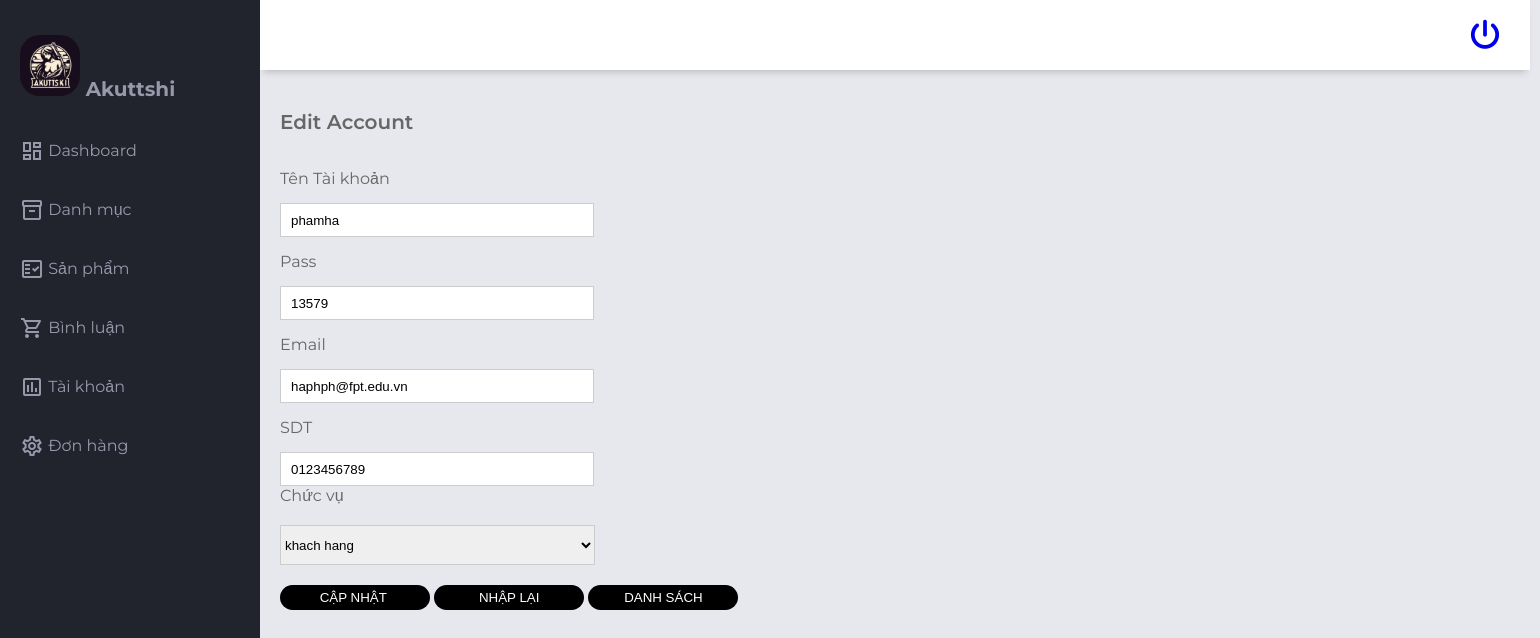
Screenshot of /Admin/index.php?act=suatk&iduser=7 with the database file from the repository.
### tables this page shows
CREATE TABLE `khachhang` (
  `id` int(11) NOT NULL,
  `username` varchar(255) NOT NULL,
  `pass` varchar(255) NOT NULL,
  `email` varchar(255) NOT NULL,
  `sdt` varchar(255) DEFAULT NULL,
  `role` int(11) DEFAULT NULL
);

CREATE TABLE `role` (
  `role_id` int(11) NOT NULL,
  `name` varchar(255) NOT NULL
);

### model/pdo.php (called while the page is built, shortened)
<?php
function pdo_get_connection(){
    $servername = "localhost";
    $username = "root";
    $password = "";
    try {
        $conn = new PDO("mysql:host=$servername;dbname=duan1_nhom3", $username, $password);
        $conn->setAttribute(PDO::ATTR_ERRMODE, PDO::ERRMODE_EXCEPTION);
        return $conn;
    } catch(PDOException $e) {
        echo "Connection failed: " . $e->getMessage();
    }
}
function pdo_query($sql){
    $sql_args=array_slice(func_get_args(),1);
    try{
        $conn=pdo_get_connection();
        $stmt=$conn->prepare($sql);
        $stmt->execute($sql_args);
        $rows=$stmt->fetchAll();
        return $rows;
    }
    catch(PDOException $e){
        throw $e;
    }
    finally{
        unset($conn);
    }
}
function pdo_query_one($sql){
    $sql_args=array_slice(func_get_args(),1);
    try{
        $conn=pdo_get_connection();
        $stmt=$conn->prepare($sql);
        $stmt->execute($sql_args);
        $row=$stmt->fetch(PDO::FETCH_ASSOC);
        return $row;
    }
    catch(PDOException $e){
        throw $e;
    }
    finally{
        unset($conn);
    }
}
?>

### model/taikhoan.php (called while the page is built, shortened)
<?php
function loadone_user_gh($user_id){
    $sql = "SELECT * FROM khachhang WHERE `id` = $user_id";
    $tk  = pdo_query_one($sql);
    return $tk;
}

### model/role.php (called while the page is built)
<?php
     function loadall_role(){
        $sql= "SELECT * FROM role WHERE 1 order by role_id";
        $list = pdo_query($sql);
        return $list;
    }
?>

### Admin/taikhoan/update.php (the view, shortened to what this page needs)
<?php
    if(is_array($tk)){
        extract($tk);
    }
?>
<main class="main-container">
        <p class="font-weight-bold">Edit Account</p>
        <form action="index.php?act=update_tk" method="post" enctype="multipart/form-data">
            <label>Tên Tài khoản</label>
            <input type="text" name="username" value="<?= $username?>">
            <label>Pass</label>
            <input type="text" name="pass" value="<?= $pass?>">
            <label>Email</label>
            <input type="text" name="email" value="<?= $email?>">
            <label>SDT</label>
            <input type="text" name="sdt" value="<?= $sdt?>">
            Chức vụ<br>
            <select name="role">
            <?php foreach($listrole as $listrole){ ?>
                <option <?php if($role==$listrole['role_id']) {echo "selected";}?> value="<?=$listrole['role_id']?>">
                    <?=$listrole['name']?>
                </option>
            <?php }?>
            </select>
            <div class="sm">
              <input type="submit" name ="capnhat" value="CẬP NHẬT ">
              <input type="reset" value="NHẬP LẠI">
              <a href="index.php?act=listtk"><input type="button" value="DANH SÁCH"></a>
            </div>
          </form>
        </div>

### css/styles.css (style rules this page uses)
body { margin: 0; padding: 0; box-sizing: border-box; background-color: #e6e8ed; color: #666666; font-family: "Montserrat", sans-serif; }
.font-weight-bold { font-size: 20px; font-weight: 600; }
.main-container { grid-area: main; overflow-y: auto; padding: 20px 20px; }
.main-container { display: flex; flex-direction: column; }
.main-container form { display: flex; flex-direction: column; }
.main-container form label { margin-top: 15px; margin-bottom: 15px; }
.main-container form input[type="text"] { width: 300px; height: 30px; padding-left: 10px; }
.sm input { margin-top: 20px; width: 150px; height: 25px; background-color: black; color: white; border: none; border-radius: 15px; transition: 0.5s; }

### Admin/taikhoan/update.php (style rules this page uses)
.main-container form select { width: 315px; height: 40px; outline:#ccc; border:1px solid #ccc; margin-top:20px; }
form input { border:1px solid #ccc; outline:#ccc; }

### rows the page displays
khachhang: username "phamha", pass "13579", email "haphph@fpt.edu.vn", sdt "0123456789", role "khach hang"
